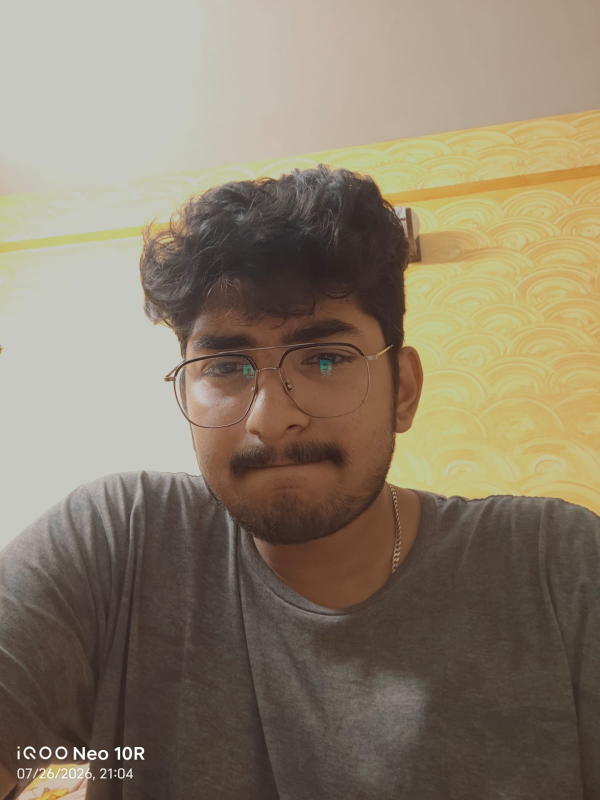
#> input picture WhatsApp Image 2026-07-28 at 8.21.43 PM.jpeg, 1200 x 1600 px (shown at 1/2 size)
$ python generate_readme.py
#> lines starting #> are read from the running program, lines starting #| are printed output that depends on the picture
import sys
from PIL import Image

def image_to_ascii(image_path, width=45):
    # ASCII characters used to build the output text, ordered from least dense to most dense
    # This is better for dark terminal backgrounds where more ink = brighter image
#> called with width = 50
    ASCII_CHARS = [" ", ".", ",", ":", ";", "+", "*", "?", "%", "S", "#", "@"]

    try:
        image = Image.open(image_path)
#> image is the input picture: PIL image 1200x1600 RGB; mean R, G, B 139.2, 126.5, 107.1
    except Exception as e:
        print(f"Error: {e}")
        return []

    # Resize image
    aspect_ratio = image.height / image.width
#> aspect_ratio = 1.33
    # Adjust for character aspect ratio
    new_height = int(aspect_ratio * width * 0.5)
#> new_height = 33
    image = image.resize((width, new_height))
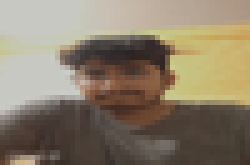
#> image: PIL image 50x33 RGB (shown 5 times larger); mean R, G, B 139.3, 126.5, 107.1

    # Convert to grayscale
    image = image.convert("L")
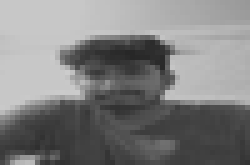
#> image: PIL image 50x33 L (shown 5 times larger); min 39, max 204, mean 128.1

    # Convert pixels to ascii
    pixels = image.getdata()
    ascii_str = ""
    for pixel in pixels:
        index = (pixel * (len(ASCII_CHARS) - 1)) // 255
        ascii_str += ASCII_CHARS[index]
#> this loop made 1650 passes
#> (pixel, index, ascii_str) on passes 1 to 3: (199, 8, '%'), (199, 8, '%%'), (199, 8, '%%%')

    # Format into lines
    ascii_lines = [ascii_str[index: index + width] for index in range(0, len(ascii_str), width)]
#> ascii_lines = 33 items
    return ascii_lines

def create_ansi_readme():
    ESC = "\x1b"
    CYAN = f"{ESC}[36m"
    GREEN = f"{ESC}[32m"
    RED = f"{ESC}[31m"
    RESET = f"{ESC}[0m"
    BOLD = f"{ESC}[1m"
    WHITE = f"{ESC}[37m"
    YELLOW = f"{ESC}[33m"

    ascii_art = image_to_ascii("WhatsApp Image 2026-07-28 at 8.21.43 PM.jpeg", width=50)
#> ascii_art = 33 items

    info = [
        f"{GREEN}Nivedh@Neural-grid{RESET} {WHITE}-------------------------------------------------{RESET}",
        f"{RED}. Subject:{RESET} {WHITE}.........................{RESET} {CYAN}Nivedh Sunil{RESET}",
        f"{RED}. Role:{RESET} {WHITE}............................{RESET} {CYAN}Backend AI Engineer & OS Dev{RESET}",
        f"{RED}. Origin:{RESET} {WHITE}..........................{RESET} {CYAN}Bengaluru, Karnataka, India{RESET}",
        f"{RED}. Status:{RESET} {WHITE}..........................{RESET} {CYAN}Building OSs for fun. Shipping AI.{RESET}",
        f"{RED}. ToolChain:{RESET} {WHITE}.......................{RESET} {CYAN}VS Code, Git, Python, C, Zig{RESET}",
        f"",
        f"{GREEN}Neural.Core:{RESET} {WHITE}.....{RESET} {CYAN}Python, JavaScript, C, Zig, TypeScript{RESET}",
        f"{GREEN}Neural.AI:{RESET} {WHITE}.......{RESET} {CYAN}Transformers, Groq, Llama, LangChain{RESET}",
        f"{GREEN}Neural.Projects:{RESET} {WHITE}.{RESET} {CYAN}N-OS, ZigNGPT, LabMate, TERRA-X{RESET}",
        f"{GREEN}Neural.Backend:{RESET} {WHITE}..{RESET} {CYAN}FastAPI, Node.js, SQL, Vector DBs{RESET}",
        f"{GREEN}Neural.Stack:{RESET} {WHITE}....{RESET} {CYAN}Agentic AI, LLMs, React Three Fiber{RESET}",
        f"",
        f"{RED}- Contact -------------------------------------------------------------{RESET}",
        f"{GREEN}Grid.Portfolio:{RESET} {WHITE}....................{RESET} {CYAN}nivedhn160.github.io{RESET}",
        f"{GREEN}Grid.LinkedIn:{RESET} {WHITE}.....................{RESET} {CYAN}linkedin.com/in/nivedh-sunil{RESET}",
        f"{GREEN}Grid.GitHub:{RESET} {WHITE}.......................{RESET} {CYAN}github.com/NivedhN160{RESET}",
        f"",
        f"{RED}- GitHub Stats --------------------------------------------------------{RESET}",
        f"{GREEN}Repos:{RESET} {WHITE}....{RESET} {CYAN}25+{{Contributed: 40+}}{RESET} {WHITE}|{RESET} {GREEN}Stars:{RESET} {WHITE}.................{RESET} {CYAN}130+{RESET}",
        f"{GREEN}Commits:{RESET} {WHITE}..{RESET} {CYAN}2000+{RESET}                 {WHITE}|{RESET} {GREEN}Followers:{RESET} {WHITE}.............{RESET} {CYAN}50+{RESET}",
        f"{GREEN}Lines of Code on GitHub:{RESET} {WHITE}.{RESET} {CYAN}350,000+ ({RESET}{GREEN}250,000++{RESET}{CYAN}, {RESET}{RED}100,000--{RESET}{CYAN}){RESET}",
    ]

    # Combine ASCII art and info side by side
    max_ascii_width = max(len(line) for line in ascii_art) + 2 if ascii_art else 50
#> max_ascii_width = 52

    content = ["```ansi"]

    # Pad ascii or info so they match in height
    total_lines = max(len(ascii_art), len(info))
#> total_lines = 33

    for i in range(total_lines):
        if i < len(ascii_art):
            left = f"{CYAN}{ascii_art[i]}{RESET}"
            left_plain_len = len(ascii_art[i])
        else:
            left = " " * max_ascii_width
            left_plain_len = max_ascii_width

        padding = " " * (max_ascii_width - left_plain_len)

        if i < len(info):
            right = info[i]
        else:
            right = ""

        content.append(f"{left}{padding}{right}")
#> after the loop, content = 34 items

    content.append("```")

    markdown_content = '''# 🚀 Welcome to my Neural Grid

<div align="center">
  <img src="https://readme-typing-svg.demolab.com?font=Fira+Code&weight=600&size=22&pause=1000&color=36BCF7&center=true&vCenter=true&width=800&lines=Initializing+Neural+Link...;Connection+Established.;NIVEDH+SUNIL+terminal+accessed;Building+OSs+for+fun+%7C+Shipping+AI+for+work" alt="Typing SVG" />
</div>

''' + "\n".join(content) + '''

<div align="center">
  <img src="https://github-readme-stats.vercel.app/api?username=NivedhN160&show_icons=true&theme=tokyonight&hide_border=true&bg_color=0D1117" height="150" alt="GitHub Stats" />
  <img src="https://github-readme-streak-stats.herokuapp.com/?user=NivedhN160&theme=tokyonight&hide_border=true&background=0D1117" height="150" alt="GitHub Streak" />
</div>
'''

    with open("README.md", "w", encoding="utf-8") as f:
        f.write(markdown_content)

if __name__ == "__main__":
    create_ansi_readme()
